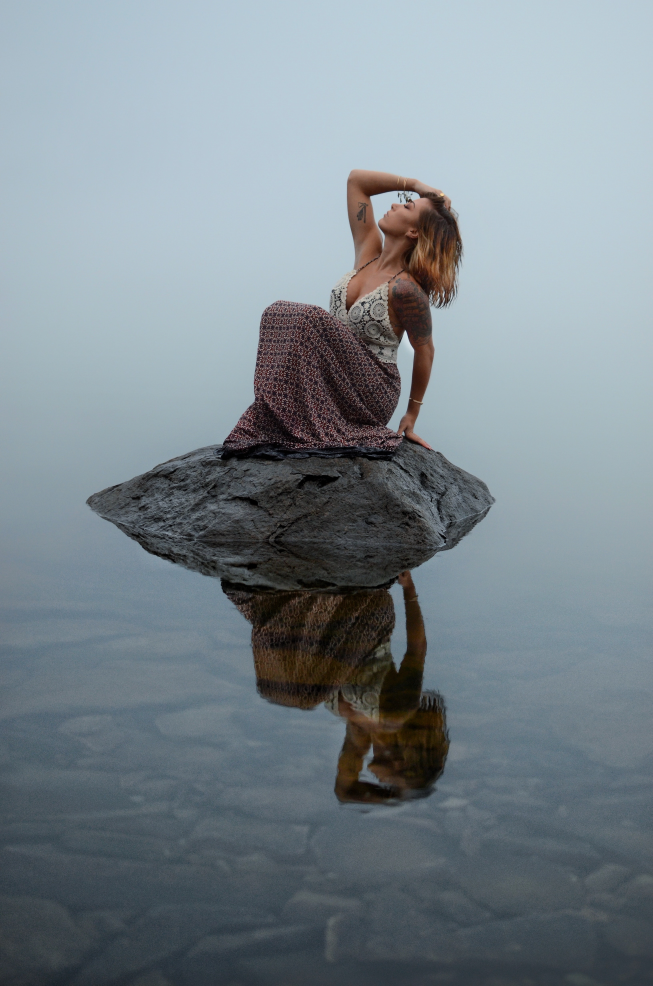
#> input picture 2021_SELF_STUDY/Python_Practices/Python + OpenCV/picture/woman.jpg, 3264 x 4928 px (shown at 1/5 size)
$ jupyter execute Chapter3.ipynb
#> lines starting #> are read from the running program, lines starting #| are printed output that depends on the picture
# Numpy
* 흑백 이미지는 2차원의 넘파이 배열로, RGB 이미지는 3차원의 넘파이 배열로 표현할 수 있다.

[cell 1]
### 슬라이싱으로 이미지 만들기
import cv2
import numpy as np

img = np.zeros((120, 120), dtype=np.uint8)

# 가로 조금 + 세로 전체 = 세로로 긴 선
img[25:35, :] = 45
img[55:65, :] = 115
img[85:95, :] = 160
# 가로 전체 + 세로 조금 = 가로로 긴 선
img[:, 35:45] = 205
img[:, 75:85] = 255


cv2.imshow('Gray', img)
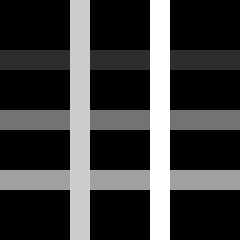
#> window 'Gray': shape (120, 120) (shown 2 times larger); min 0, max 255, mean 60.6
cv2.waitKey(0)
cv2.destroyAllWindows()

[cell 2]
import cv2
import numpy as np

img = np.zeros((120, 120, 3), dtype=np.uint8)

# 3차원 BGR 이미지 → 색상도 3차원으로 입력
# 가로 조금 + 세로 전체 = 세로로 긴 선
img[25:35, :] = [255, 0, 0]
img[55:65, :] = [0, 255, 0]
img[85:95, :] = [0, 0, 255]
# 가로 전체 + 세로 조금 = 가로로 긴 선
img[:, 35:45] = [255, 255, 0]
img[:, 75:85] = [255, 0, 255]

cv2.imshow('BGR', img)
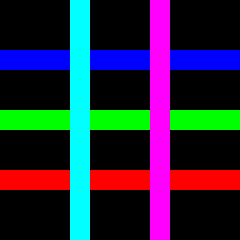
#> window 'BGR': shape (120, 120, 3) (shown 2 times larger); mean B, G, R 60.2, 39, 39
cv2.waitKey(0)
cv2.destroyAllWindows()

# Matplotlib
### 1. Plot : 1차원이나 2차원 데이터로 선형 그래프를 그릴 수 있다.

[cell 3]
import matplotlib.pyplot as plt
import numpy as np

# x 값만 있는 1차원 데이터
a = np.array([2, 6, 7, 3, 12, 8, 4, 5])
plt.plot(a)
plt.show()
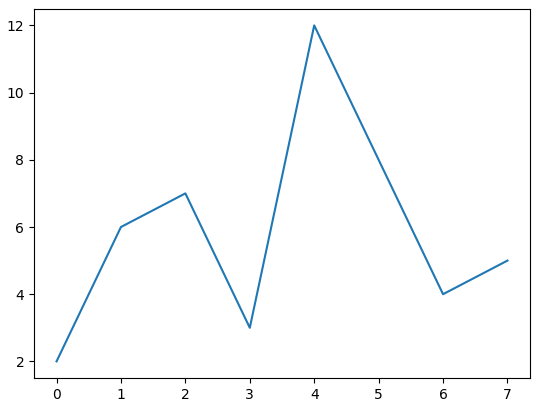
#> figure drawn by matplotlib, 1 panel

[cell 4]
import matplotlib.pyplot as plt
import numpy as np

# x값의 변화에 따라 값이 바뀌는 y로 이루어진 2차원 데이터
x = np.arange(10)
y = x**2

plt.plot(x, y)
plt.show()
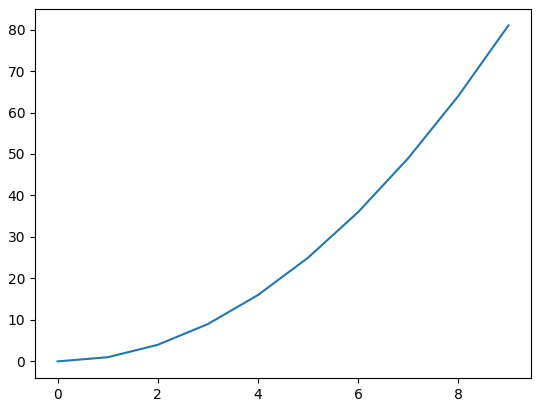
#> figure drawn by matplotlib, 1 panel; curve peaks at x = 9, y = 81

[cell 5]
### color 지정
import matplotlib.pyplot as plt
import numpy as np

x = np.arange(10)
y = x ** 2
plt.plot(x, y, 'r')
plt.show()
#> figure, not shown here; curve peaks at x = 9, y = 81

[cell 6]
### 다양한 스타일 지정
import matplotlib.pyplot as plt
import numpy as np

x = np.arange(10)
f1 = x * 5
f2 = x ** 2
f3 = x ** 2 + x * 2

plt.plot(x, 'r--') # 빨간색 점선
plt.plot(f1, 'g.') # 녹색 원
plt.plot(f2, 'bv') # 파랑색 역삼각형
plt.plot(f3, 'ks') # 검정 네모
plt.show()
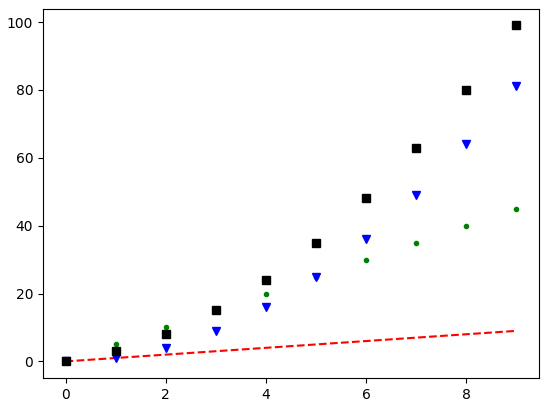
#> figure drawn by matplotlib, 1 panel; curve peaks at x = 9, y = 9; curve peaks at x = 9, y = 45; curve peaks at x = 9, y = 81

[cell 7]
### subplot : 여러 그래프를 한번에 그리기
import matplotlib.pyplot as plt
import numpy as np

x = np.arange(10)

plt.subplot(2, 2, 1) # 2행 2열중에 첫번째
plt.plot(x, x**2)

plt.subplot(2, 2, 2) # 2행 2열중에 두번째
plt.plot(x, x*5)

plt.subplot(223) # 2행 2열중에 세번째
plt.plot(x, np.sin(x))

plt.subplot(224) # 2행 2열중에 네번째
plt.plot(x, np.cos(x))

plt.show()
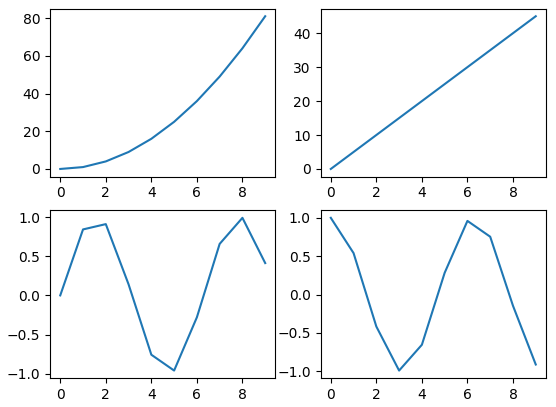
#> figure drawn by matplotlib, 4 panels; panel 1: curve peaks at x = 9, y = 81; panel 2: curve peaks at x = 9, y = 45; panel 3: curve peaks at x = 8, y = 0.989; panel 4: curve peaks at x = 0, y = 1

[cell 8]
###  이미지 표시
import cv2
from matplotlib import pyplot as plt

# cv2는 이미지를 BGR 순으로 읽어온다.
img = cv2.imread('./picture/woman.jpg')
#> img is the input picture: shape (4928, 3264, 3); mean B, G, R 141.4, 134.4, 122.9

# plt는 이미지를 RGB 순으로 보여준다.
plt.imshow(img)
plt.show()

[cell 9]
import cv2
import matplotlib.pyplot as plt

img = cv2.imread('./picture/woman.jpg')

# 마지막 체널(차원)의 전체 순서를 바꿔서 표현
plt.imshow(img[:, :, ::-1]) # img[:,:,2], img[:,:,1], img[:,:0] = img[:,:,0], img[:,:,1], img[:,:,2]
plt.xticks([])
plt.yticks([])
plt.show()

[cell 10]
### 여러 이미지 동시 출력
import matplotlib.pyplot as plt
import numpy as np
import cv2

img1 = cv2.imread('./picture/love1.jpg')
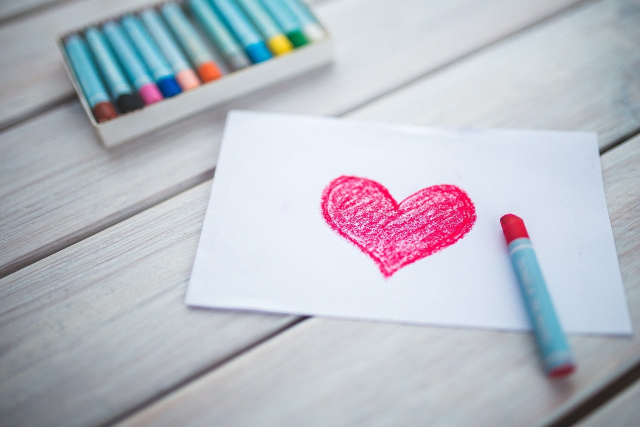
#> input picture 2021_SELF_STUDY/Python_Practices/Python + OpenCV/picture/love1.jpg, 1280 x 853 px (shown at 1/2 size)
#> img1 is the input picture: shape (853, 1280, 3); mean B, G, R 197.7, 187.9, 184.7
img2 = cv2.imread('./picture/love2.jpg')
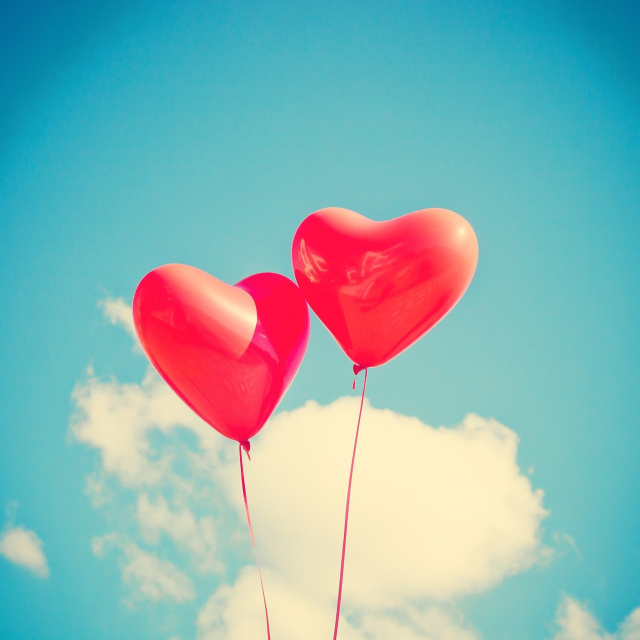
#> input picture 2021_SELF_STUDY/Python_Practices/Python + OpenCV/picture/love2.jpg, 1280 x 1280 px (shown at 1/2 size)
#> img2 is the input picture: shape (1280, 1280, 3); mean B, G, R 179.5, 178.3, 136.4
img3 = cv2.imread('./picture/love3.png')
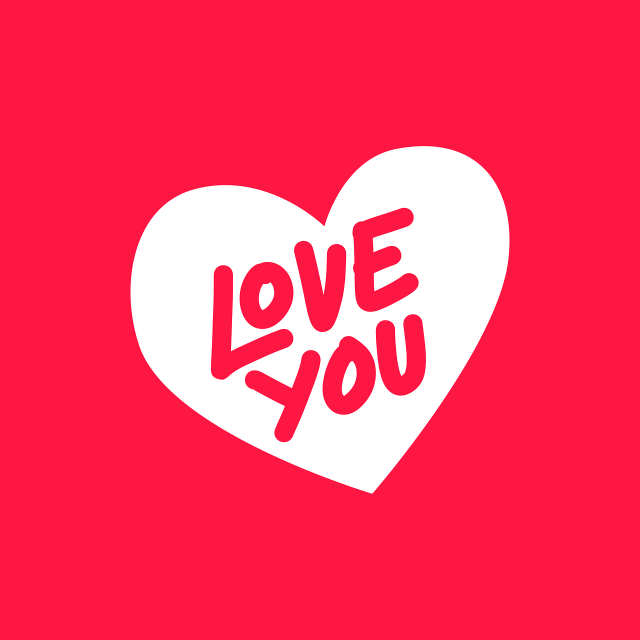
#> input picture 2021_SELF_STUDY/Python_Practices/Python + OpenCV/picture/love3.png, 1280 x 1280 px (shown at 1/2 size)
#> img3 is the input picture: shape (1280, 1280, 3); mean B, G, R 99.6, 62.2, 255

plt.subplot(1, 3, 1)
plt.imshow(img1[:, :, ::-1])
plt.xticks([])
plt.yticks([])

plt.subplot(1, 3, 2)
plt.imshow(img2[:, :, ::-1])
plt.xticks([])
plt.yticks([])

plt.subplot(1, 3, 3)
plt.imshow(img3[:, :, ::-1])
plt.xticks([])
plt.yticks([])

plt.show()
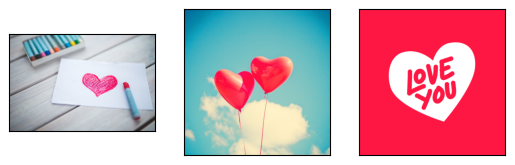
#> figure drawn by matplotlib, 3 panels
